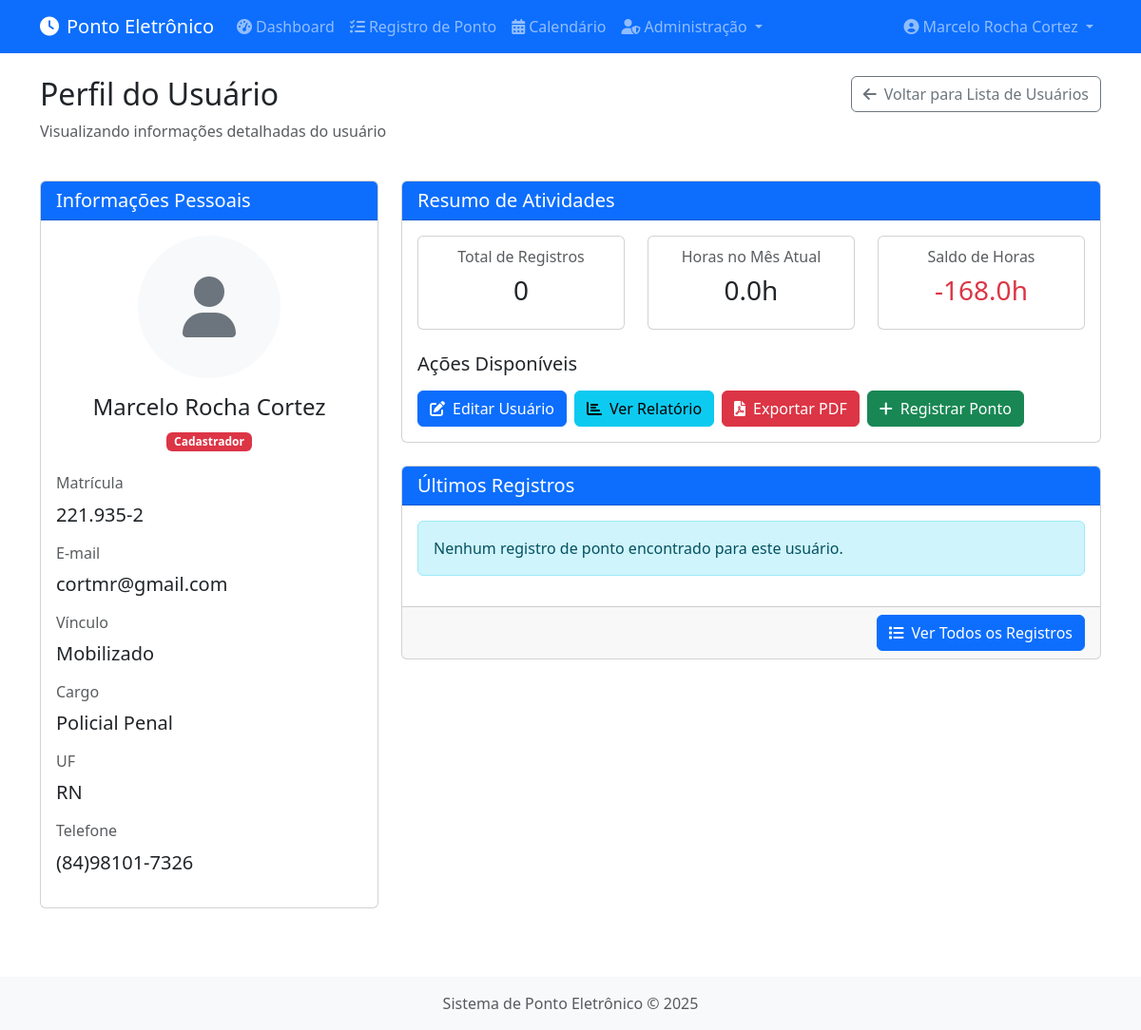
The page /admin/usuario/visualizar/1 (signed in) on the database its author committed.
### app/models/user.py (models this page shows, shortened)
class User(db.Model, UserMixin):
    __tablename__ = 'users'
    id = db.Column(db.Integer, primary_key=True)
    name = db.Column(db.String(100), nullable=False)
    email = db.Column(db.String(100), unique=True, nullable=False)
    matricula = db.Column(db.String(20), unique=True, nullable=False)
    cargo = db.Column(db.String(100), nullable=False)
    uf = db.Column(db.String(2), nullable=False)
    telefone = db.Column(db.String(20), nullable=False)
    vinculo = db.Column(db.String(50), nullable=False)
    foto_path = db.Column(db.String(255), nullable=False)
    password_hash = db.Column(db.String(128))
    is_admin = db.Column(db.Boolean, default=False)
    data_cadastro = db.Column(db.DateTime, default=datetime.utcnow)
    pontos = db.relationship('Ponto', backref='user', lazy=True)

### app/controllers/admin.py (the view)
@admin.route('/usuario/visualizar/<int:user_id>')
@login_required
def visualizar_usuario(user_id):
    user = User.query.get_or_404(user_id)
    hoje = datetime.now().date()
    mes_atual = hoje.month
    ano_atual = hoje.year
    primeiro_dia = date(ano_atual, mes_atual, 1)
    if mes_atual == 12:
        ultimo_dia = date(ano_atual + 1, 1, 1) - timedelta(days=1)
    else:
        ultimo_dia = date(ano_atual, mes_atual + 1, 1) - timedelta(days=1)
    registros_mes = Ponto.query.filter(
        Ponto.user_id == user_id,
        Ponto.data >= primeiro_dia,
        Ponto.data <= ultimo_dia
    ).all()
    total_registros = Ponto.query.filter_by(user_id=user_id).count()
    horas_mes = sum(registro.horas_trabalhadas or 0 for registro in registros_mes)
    feriados = Feriado.query.filter(
        Feriado.data >= primeiro_dia,
        Feriado.data <= ultimo_dia
    ).all()
    feriados_datas = [feriado.data for feriado in feriados]
    dias_uteis = 0
    for dia in range(1, ultimo_dia.day + 1):
        data = date(ano_atual, mes_atual, dia)
        if data.weekday() < 5 and data not in feriados_datas:  # 0-4 são dias de semana (seg-sex)
            dias_uteis += 1
    horas_esperadas = dias_uteis * 8  # 8 horas por dia útil
    saldo_horas = horas_mes - horas_esperadas
    ultimos_registros = Ponto.query.filter_by(user_id=user_id).order_by(Ponto.data.desc()).limit(5).all()
    return render_template('admin/visualizar_usuario.html',
                          user=user,
                          total_registros=total_registros,
                          horas_mes=horas_mes,
                          saldo_horas=saldo_horas,
                          ultimos_registros=ultimos_registros)

### app/controllers/admin.py (called while the page is built)
@admin.before_request
def check_admin():
    if not current_user.is_authenticated or not current_user.is_admin:
        flash('Acesso restrito a administradores', 'danger')
        return redirect(url_for('main.dashboard'))

### app/models/user.py (called while the page is built)
@login_manager.user_loader
def load_user(user_id):
    return User.query.get(int(user_id))

### app/templates/admin/visualizar_usuario.html (shortened to what this page needs)
{% extends 'base.html' %}
{% block content %}
<div class="row mb-4">
    <div class="col-md-6">
        <h2>Perfil do Usuário</h2>
        <p class="text-muted">Visualizando informações detalhadas do usuário</p>
    </div>
    <div class="col-md-6 text-end">
        <a href="{{ url_for('admin.listar_usuarios') }}" class="btn btn-outline-secondary">
            <i class="fas fa-arrow-left me-2"></i>Voltar para Lista de Usuários
        </a>
    </div>
</div>
<div class="row">
    <div class="col-md-4">
        <div class="card mb-4">
            <div class="card-header bg-primary text-white">
                <h5 class="mb-0">Informações Pessoais</h5>
            </div>
            <div class="card-body">
                <div class="text-center mb-4">
                    {% if user.foto %}
                    <img src="{{ user.foto }}" alt="{{ user.name }}" class="img-fluid rounded-circle mb-3" style="max-width: 150px;">
                    {% else %}
                    <div class="bg-light rounded-circle d-inline-flex align-items-center justify-content-center mb-3" style="width: 150px; height: 150px;">
                        <i class="fas fa-user fa-4x text-secondary"></i>
                    </div>
                    {% endif %}
                    <h4>{{ user.name }}</h4>
                    <p class="text-muted">
                        {% if user.is_admin %}
                        <span class="badge bg-danger">Cadastrador</span>
                        {% else %}
                        <span class="badge bg-info">Funcionário</span>
                        {% endif %}
                    </p>
                </div>
                <div class="mb-3">
                    <h6 class="text-muted">Matrícula</h6>
                    <p class="lead">{{ user.matricula }}</p>
                </div>
                <div class="mb-3">
                    <h6 class="text-muted">E-mail</h6>
                    <p class="lead">{{ user.email }}</p>
                </div>
                <div class="mb-3">
                    <h6 class="text-muted">Vínculo</h6>
                    <p class="lead">{{ user.vinculo }}</p>
                </div>
                {% if user.cargo %}
                <div class="mb-3">
                    <h6 class="text-muted">Cargo</h6>
                    <p class="lead">{{ user.cargo }}</p>
                </div>
                {% endif %}
                {% if user.uf %}
                <div class="mb-3">
                    <h6 class="text-muted">UF</h6>
                    <p class="lead">{{ user.uf }}</p>
                </div>
                {% endif %}
                {% if user.telefone %}
                <div class="mb-3">
                    <h6 class="text-muted">Telefone</h6>
                    <p class="lead">{{ user.telefone }}</p>
                </div>
                {% endif %}
            </div>
        </div>
    </div>
    <div class="col-md-8">
        <div class="card mb-4">
            <div class="card-header bg-primary text-white">
                <h5 class="mb-0">Resumo de Atividades</h5>
            </div>
            <div class="card-body">
                <div class="row">
                    <div class="col-md-4">
                        <div class="card">
                            <div class="card-body text-center">
                                <h6 class="card-subtitle mb-2 text-muted">Total de Registros</h6>
                                <h3 class="card-title">{{ total_registros }}</h3>
                            </div>
                        </div>
                    </div>
                    <div class="col-md-4">
                        <div class="card">
                            <div class="card-body text-center">
                                <h6 class="card-subtitle mb-2 text-muted">Horas no Mês Atual</h6>
                                <h3 class="card-title">{{ "%.1f"|format(horas_mes) }}h</h3>
                            </div>
                        </div>
                    </div>
                    <div class="col-md-4">
                        <div class="card">
                            <div class="card-body text-center">
                                <h6 class="card-subtitle mb-2 text-muted">Saldo de Horas</h6>
                                <h3 class="card-title {% if saldo_horas >= 0 %}text-success{% else %}text-danger{% endif %}">
                                    {{ "%.1f"|format(saldo_horas) }}h
                                </h3>
                            </div>
                        </div>
                    </div>
                </div>
                <div class="mt-4">
                    <h5>Ações Disponíveis</h5>
                    <div class="d-flex flex-wrap gap-2 mt-3">
                        <a href="{{ url_for('admin.editar_usuario', user_id=user.id) }}" class="btn btn-primary">
                            <i class="fas fa-edit me-2"></i>Editar Usuário
                        </a>
                        <a href="{{ url_for('admin.relatorio_usuario', user_id=user.id) }}" class="btn btn-info">
                            <i class="fas fa-chart-bar me-2"></i>Ver Relatório
                        </a>
                        <a href="{{ url_for('admin.relatorio_usuario_pdf', user_id=user.id) }}" class="btn btn-danger">
                            <i class="fas fa-file-pdf me-2"></i>Exportar PDF
                        </a>
                        <a href="{{ url_for('admin.novo_ponto', user_id=user.id) }}" class="btn btn-success">
                            <i class="fas fa-plus me-2"></i>Registrar Ponto
                        </a>
                    </div>
                </div>
            </div>
        </div>
        <div class="card">
            <div class="card-header bg-primary text-white">
                <h5 class="mb-0">Últimos Registros</h5>
            </div>
            <div class="card-body">
                {% if ultimos_registros %}
                <div class="table-responsive">
                    <table class="table table-hover">
                        <thead>
                            <tr>
                                <th>Data</th>
                                <th>Entrada</th>
                                <th>Saída</th>
                                <th>Horas</th>
                                <th>Ações</th>
                            </tr>
                        </thead>
                        <tbody>
                            {% for registro in ultimos_registros %}
                            <tr>
                                <td>{{ registro.data.strftime('%d/%m/%Y') }}</td>
                                <td>{{ registro.entrada.strftime('%H:%M') if registro.entrada else '--:--' }}</td>
                                <td>{{ registro.saida.strftime('%H:%M') if registro.saida else '--:--' }}</td>
                                <td>
                                    {% if registro.afastamento %}
                                        <span class="badge bg-info">Afastamento</span>
                                    {% elif registro.horas_trabalhadas %}
                                        <span class="badge {% if registro.horas_trabalhadas >= 8 %}bg-success{% else %}bg-warning{% endif %}">
                                            {{ "%.1f"|format(registro.horas_trabalhadas) }}h
                                        </span>
                                    {% else %}
                                        <span class="badge bg-secondary">Pendente</span>
                                    {% endif %}
                                </td>
                                <td>
                                    <a href="{{ url_for('admin.editar_ponto', ponto_id=registro.id) }}" class="btn btn-sm btn-primary">
                                        <i class="fas fa-edit"></i>
                                    </a>
                                </td>
                            </tr>
                            {% endfor %}
                        </tbody>
                    </table>
                </div>
                {% else %}
                <div class="alert alert-info">
                    Nenhum registro de ponto encontrado para este usuário.
                </div>
                {% endif %}
            </div>
            <div class="card-footer text-end">
                <a href="{{ url_for('admin.relatorio_usuario', user_id=user.id) }}" class="btn btn-primary">
                    <i class="fas fa-list me-2"></i>Ver Todos os Registros
                </a>
            </div>
        </div>
    </div>
</div>
{% endblock %}

### app/templates/base.html (shortened to what this page needs)
<!DOCTYPE html>
<html lang="pt-br">
<head>
    <link href="https://cdn.jsdelivr.net/npm/bootstrap@5.3.0-alpha1/dist/css/bootstrap.min.css" rel="stylesheet">
    <link rel="stylesheet" href="https://cdnjs.cloudflare.com/ajax/libs/font-awesome/6.0.0/css/all.min.css">
    <link rel="stylesheet" href="{{ url_for('static', filename='css/style.css') }}">
</head>
<body>
    {% if current_user.is_authenticated %}
    <nav class="navbar navbar-expand-lg navbar-dark bg-primary">
        <div class="container">
            <a class="navbar-brand" href="{{ url_for('main.dashboard') }}">
                <i class="fas fa-clock me-2"></i>Ponto Eletrônico
            </a>
            <div class="collapse navbar-collapse" id="navbarNav">
                <ul class="navbar-nav me-auto">
                    <li class="nav-item">
                        <a class="nav-link" href="{{ url_for('main.dashboard') }}">
                            <i class="fas fa-tachometer-alt me-1"></i>Dashboard
                        </a>
                    </li>
                    <li class="nav-item">
                        <a class="nav-link" href="{{ url_for('main.registrar_multiplo_ponto') }}">
                            <i class="fas fa-tasks me-1"></i>Registro de Ponto
                        </a>
                    </li>
                    <li class="nav-item">
                        <a class="nav-link" href="{{ url_for('main.calendario') }}">
                            <i class="fas fa-calendar-alt me-1"></i>Calendário
                        </a>
                    </li>
                    {% if current_user.is_admin %}
                    <li class="nav-item dropdown">
                        <a class="nav-link dropdown-toggle" href="#" id="adminDropdown" role="button" data-bs-toggle="dropdown">
                            <i class="fas fa-user-shield me-1"></i>Administração
                        </a>
                    </li>
                    {% endif %}
                </ul>
                <ul class="navbar-nav">
                    <li class="nav-item dropdown">
                        <a class="nav-link dropdown-toggle" href="#" id="userDropdown" role="button" data-bs-toggle="dropdown">
                            <i class="fas fa-user-circle me-1"></i>{{ current_user.name }}
                        </a>
                    </li>
                </ul>
            </div>
        </div>
    </nav>
    {% endif %}
    <div class="container mt-4">
        {% block content %}{% endblock %}
    </div>
    <footer class="footer mt-5 py-3 bg-light">
        <div class="container text-center">
            <span class="text-muted">Sistema de Ponto Eletrônico &copy; 2025</span>
        </div>
    </footer>
</body>
</html>

### app/static/css/style.css (style rules this page uses)
body { min-height: 100vh; display: flex; flex-direction: column; }
.footer { margin-top: auto; }

### rows shown on the page
User: name "Marcelo Rocha Cortez", matricula "221.935-2", email "cortmr@gmail.com", vinculo "Mobilizado", cargo "Policial Penal", uf "RN", telefone "(84)98101-7326"

### other values the page prints
{{ total_registros }} "0"
{{ "%.1f"|format(horas_mes) }} "0.0"
{{ "%.1f"|format(saldo_horas) }} "-168.0"
